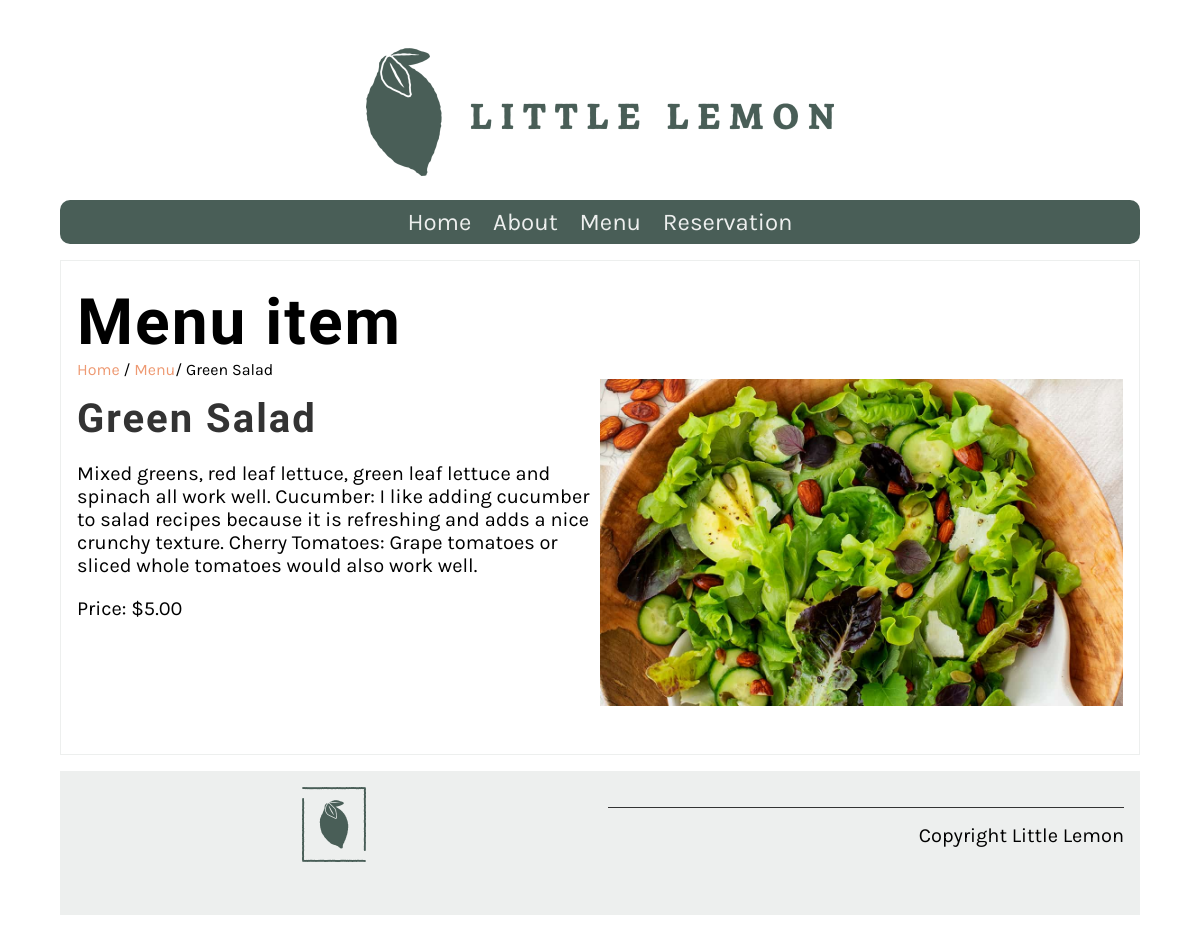
The app's page /menu_item/3 with its own data.
### myapp/models.py (models this page shows, shortened)
class Menu(models.Model):
    name=models.CharField(max_length=200)
    price=models.IntegerField()
    menu_item_description=models.TextField(max_length=1000,default="")
    menu_item_img=models.ImageField(null=True,blank=True,upload_to="images/")

### myapp/views.py (the view)
# urls.py: path('menu_item/<int:id>', views.display_menu_items, name="menu_item"),
def display_menu_items(request,id=None):
  if (id):
    menu_item=Menu.objects.get(id=id)
  else:
     menu_item=""
  return render(request,'menu_item.html',{"menu_item": menu_item})

### myapp/templates/menu_item.html
{% extends 'base.html' %}
{% load static %}
{% block content %}
<section>
    <article>
        <h1>Menu item</h1>
        <span>
            <a href="{% url 'home' %}">Home</a> /
            <a href="{% url 'menu' %}">Menu</a>/
            {{menu_item.name}}
        </span>
        <div class="row">
            <div class="column">
                <h2>
                {{menu_item.name}}
        </h2>
                <p>
                    {{menu_item.menu_item_description}}
                </p>
                <p>
                    Price: ${{ menu_item.price }}.00
                </p>
            </div>
            <div class="column">
            {% if menu_item.menu_item_img %}
            <img src="{{menu_item.menu_item_img.url}}">
            {% endif %}
            </div>
        </div>
    </article>
</section>
{% endblock %}

### myapp/static/myapp/style.css (style rules this page uses)
body { font-family: 'Karla', sans-serif; margin-top: 3rem; margin-bottom: 3rem; margin-left: 5%; margin-right: 5%; }
h1, h2, h3, h4, h5, h6 { font-family: 'Markazi Text', serif; letter-spacing: 2px;; }
h1 { font-size: 4rem; margin-top: 1.5rem; margin-bottom: 0; }
h2 { font-size: 2.5rem; color: #333333; margin:1rem 0; }
p, ul { font-size: 1.25rem;; }
a { color: #EE9972; text-decoration: none; }
header img { display: block; margin-left: auto; margin-right: auto; max-width: 100%; height: auto; }
section { display: flex; gap: 2rem 1rem; margin-top: 1rem; margin-bottom: 1rem; flex-direction: row; }
article { flex:1; }
article img { max-width: 100%; }
main article { border: 1px solid #EDEFEE; padding-left: 1rem; padding-right: 1rem; }
.row { display: flex; flex-direction: row; width: 100%; padding-bottom: 1rem; }
.column { flex-basis: 50%; margin-bottom: 1rem; padding-bottom: 1rem; }

### records on screen
Menu: name "Green Salad", menu_item_description "Mixed greens, red leaf lettuce, green leaf lettuce and spinach all work well. Cucumber: I like adding cucumber to salad recipes because it is refreshing and adds a nice crunchy texture. Cherry Tomatoes: Grape tomatoes or sliced whole tomatoes would also work well.", price "5", menu_item_img (picture)
